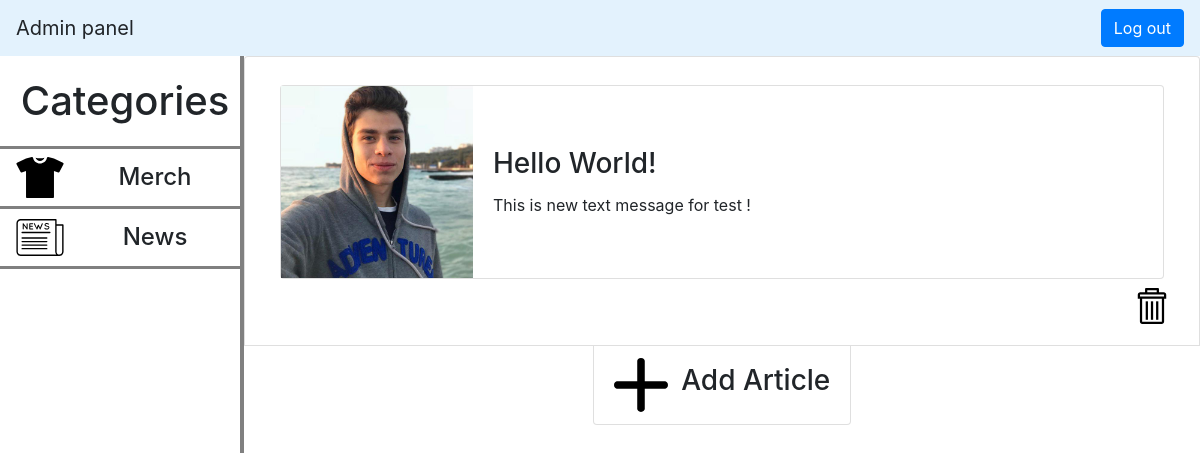
Page /news (signed in) on the committed database.
### testform/models.py (models this page shows)
class News(models.Model):
    header = models.CharField(max_length=225)
    content = models.TextField()
    news_picture_url = models.ImageField(upload_to='news_photos')
    created_time = models.DateTimeField(auto_now_add=True)
    updated_time = models.DateTimeField(null=True)

### testform/views.py (the view)
# urls.py: path('news', views.news, name='news'),
@login_required
def news(request):
    if request.method == 'POST':
        f = NewsForm(request.POST, request.FILES)
        if f.is_valid():
            content = ' '.join(request.POST['content'].split('\r\n'))
            new = News()
            new.header = request.POST['header']
            new.content = content
            new.news_picture_url = request.FILES['photo']
            new.save()
            return HttpResponseRedirect('/news')
    else:
        context = {
            'form': NewsForm(),
            'news': News.objects.all()
        }
        return render(request, 'news/index.html', context)

### testform/templates/news/index.html (shortened to what this page needs)
{% extends 'base.html' %}
{% block content %}
{% load staticfiles %}
<link rel="stylesheet" media="all" href="{% static 'css/news.css' %}" type="text/css">
<nav class="navbar navbar-light" style="background-color: #e3f2fd;">
    <a class="navbar-brand">Admin panel</a>
    <a href="{% url 'logout' %}"><button class="btn btn-primary" type="submit" >Log out</button></a>
</nav>
<div style="display:flex;height:94vh;">
    <div class="side-bar">
      <h1 style="margin:0;">Categories</h1>
      <div class="sidebar-item merch">
        <img src="{% static 'img/t-shirt.svg' %}" style="width:70px;" alt="Merch">
        <h4 class="sidebar-item-text">Merch</h4>
      </div>
      <div class="sidebar-item news">
        <img src="{% static 'img/news.svg' %}" style="width:70px;" alt="News">
        <h4 class="sidebar-item-text">News</h4>
      </div>
    </div>
    <div class="content">
        {% if news %}
            <ul class="list-group">
                {% for item in news %}
                    <li class="list-group-item">
                        <div class="container-fluid">
                            <div class="row">
                                <div class="col-12 mt-3">
                                    <div class="card">
                                        <div class="card-horizontal horizontal">
                                            <div class="img-square-wrapper">
                                                <img class="" src="http://localhost:8000/media/{{ item.news_picture_url }}" alt="Card image cap">
                                            </div>
                                            <div class="card-body">
                                                <h3 class="card-title">{{ item.header }}</h3>
                                                <p class="card-text">{{ item.content }}</p>
                                            </div>
                                        </div>
                                    </div>
                                </div>
                            </div>
                        </div>
                        <div class="news-item-btns">
                            <a href="/news/{{ item.id }}/delete"><img src={% static 'img/remove.svg' %}/></a>
                        </div>
                    </li>
                {% endfor %}
                <li class="list-group-item add-item" id="dialog"> <img style="width: 4.5vw;" src={% static 'img/plus.svg' %} />&nbsp;&nbsp;&nbsp;<h3>Add Article</h3> </li>
            </ul>
        {% endif %}
    </div>
  </div>
{% endblock %}

### testform/static/css/base.css (style rules this page uses)
.side-bar { position: relative; width: 20vw; background-color: white; text-align: center; }
.side-bar h1 { border-bottom: 0.2rem solid grey; padding: 1.3rem; }
.sidebar-item { display: flex; height: 8%; border-bottom: 0.2rem solid grey; transition: all 0.5s; padding: 5px; width: 100%; }
.sidebar-item-text { margin: auto; }
.content { background-color: white; width: 80vw; border-left: 0.3rem solid gray; }
.add-item { display: flex; flex-direction: row; align-items: center; text-align: center; margin: auto; transition: all 0.5s; }

### testform/static/css/news.css (style rules this page uses)
.side-bar { position: relative; width: 20vw; background-color: white; text-align: center; }
.side-bar h1 { border-bottom: 0.2rem solid grey; padding: 1.3rem; }
.sidebar-item { display: flex; height: 8%; border-bottom: 0.2rem solid grey; transition: all 0.5s; padding: 5px; width: 100%; }
.sidebar-item-text { margin: auto; }
.content { background-color: white; width: 80vw; border-left: 0.3rem solid gray; }
.horizontal { display: flex; justify-content: space-between; align-items: center; }
.news-item-btns img { width: 3vw; }
.news-item-btns { float: right; margin: 1%; }
.add-item { display: flex; flex-direction: row; align-items: center; text-align: center; margin: auto; transition: all 0.5s; }
.img-square-wrapper img { width: 16vw; }

### rows in the picture
News: news_picture_url (picture), header "Hello World!", content "This is new text message for test !"
